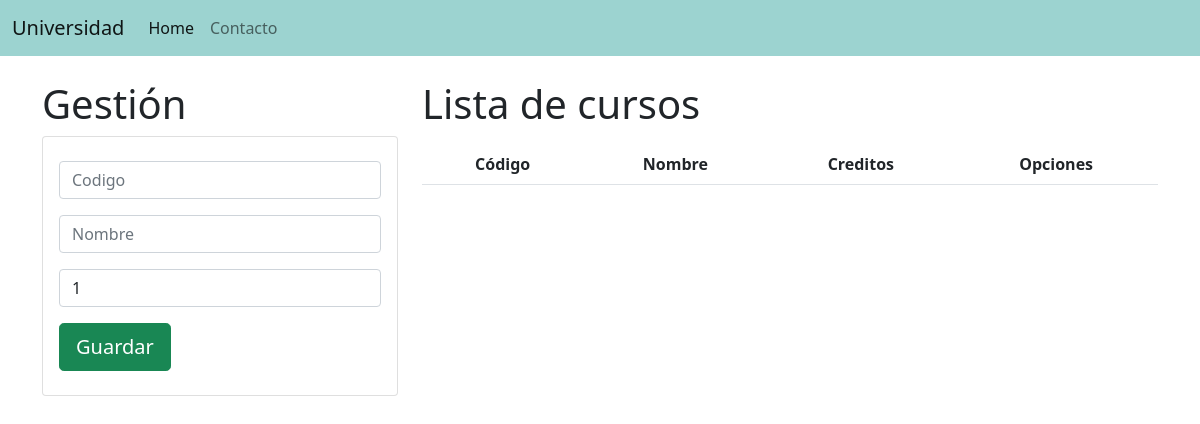
Before: / with the older database file.
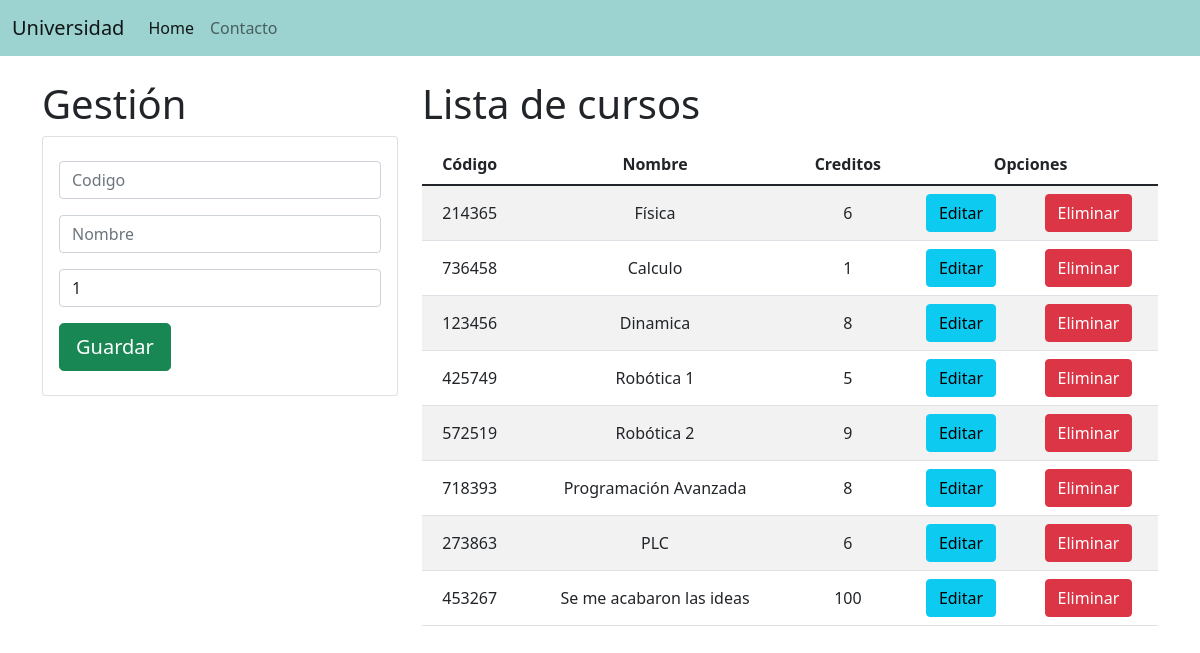
After: the same page with the newer database file.
### apps/Academico/models.py (models this page shows, shortened)
class Curso(models.Model):
	codigo=models.CharField(primary_key=True, max_length=6)
	nombre=models.CharField(max_length=59)
	credito=models.PositiveSmallIntegerField()

### apps/Academico/views.py (the view)
# urls.py: path('', views.home),
def home(request):
	cursos = Curso.objects.all()
	return render(request, 'gestionCursos.html', {
		"cursos": cursos
		})

### apps/Academico/templates/gestionCursos.html (shortened to what this page needs)
{% extends "./base.html" %}
{% block body %}
<div class="row">
	<div class="col-sm-12 col-md-6 col-lg-4 col-xl-4">
		<h1>Gestión</h1>
		<div class="card">
			<div class="card-body">
				<form method="POST" action="registrarCurso/">{% csrf_token %}
					<div class="form-group py-2">
						<input type="text" id="txtCodigo" name="txtCodigo" class="form-control" placeholder="Codigo" minlength="6" maxlength="6" required>
					</div>
					<div class="form-group py-2">
						<input type="text" id="txtNombre" name="txtNombre" class="form-control" placeholder="Nombre" maxlength="50" required>
					</div>
					<div class="form-group py-2">
						<input type="text" id="numCredito" name="numCredito" class="form-control" minlength="1" maxlength="9" value="1" required>
					</div>
					<div class="form-group py-2">
						<button type="submit" class="btn btn-success btn-lg text-white">Guardar</button>
					</div>
				</form>
			</div>
		</div>
	</div>
	<div class="col-sm-12 col-md-6 col-lg-8 col-xl-8">
		<h1>Lista de cursos</h1>
		<div class="table-rensonsive py-2">
			<table class="table table-striped">
				<thead>
					<tr>
						<th class="th-cursos">Código</th>
						<th class="th-cursos">Nombre</th>
						<th class="th-cursos">Creditos</th>
						<th class="th-cursos" colspan="2" >Opciones</th>
					</tr>
				</thead>
				<tbody>
					{% for c in cursos %}
					<tr>
						<td class="td-cursos">{{c.codigo}}</td>
						<td class="td-cursos">{{c.nombre}}</td>
						<td class="td-cursos">{{c.credito}}</td>
						<td class="td-cursos"><a href="edicionCurso/{{c.codigo}}" class="btn btn-info">Editar</a></td>
						<td class="td-cursos"><a href="eliminarCurso/{{c.codigo}}" class="btn btn-danger">Eliminar</a></td>
					</tr>
					{% endfor %}
				</tbody>
			</table>
		</div>
	</div>
</div>
{% endblock %}

### apps/Academico/templates/base.html (shortened to what this page needs)
<!DOCTYPE html>
<html>
<head>
	<link href="https://cdn.jsdelivr.net/npm/bootstrap@5.1.1/dist/css/bootstrap.min.css" rel="stylesheet">
	{% load static %}
	<link rel="stylesheet" href="{% static 'css/gestionCursos.css' %}" >
</head>
<body>
	<nav class="navbar navbar-expand-lg navbar-light bg-ligth width=100%" style="background-color:#9cd3d0;">
	  <div class="container-fluid">
	    <a class="navbar-brand" href="#">Universidad</a>
	    <div class="collapse navbar-collapse" id="navbarSupportedContent">
	      <ul class="navbar-nav me-auto mb-2 mb-lg-0">
	        <li class="nav-item">
	          <a class="nav-link active" aria-current="page" href="#">Home</a>
	        </li>
	        <li class="nav-item">
	          <a class="nav-link" href="#">Contacto</a>
	        </li>
	      </ul>
	    </div>
	  </div>
	</nav>
	<div class="container py-4">
		{% block body %}
		{% endblock %}
	</div>
</body>
</html>

### apps/Academico/static/css/gestionCursos.css (style rules this page uses)
.th-cursos, .td-cursos { text-align: center; vertical-align: middle; }

Changed rows visible on the page:
added Curso: codigo "214365", nombre "Física", credito "6"
added Curso: codigo "736458", nombre "Calculo", credito "1"
added Curso: codigo "123456", nombre "Dinamica", credito "8"
added Curso: codigo "425749", nombre "Robótica 1", credito "5"
added Curso: codigo "572519", nombre "Robótica 2", credito "9"
added Curso: codigo "718393", nombre "Programación Avanzada", credito "8"
added Curso: codigo "273863", nombre "PLC", credito "6"
added Curso: codigo "453267", nombre "Se me acabaron las ideas", credito "100"
